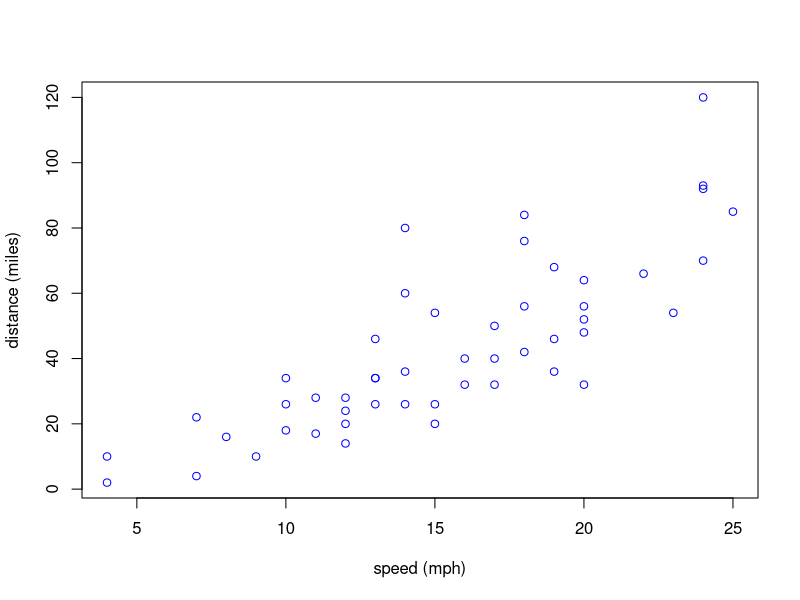

This figure's R source: (Note: this script raises an error after producing the figure.)
## ---- chunk 1
knitr::opts_chunk$set(echo = TRUE)
## ---- chunk 2
plot(cars, col = 'blue', xlab = 'speed (mph)', ylab = 'distance (miles)')
## ---- chunk 3
plot(cars$dist, dars$speed, col = 'blue', xlab = 'distance (miles)', ylab = 'speed (mph)')
## ---- chunk 4
library(knitr)
kable(summary(cars))
